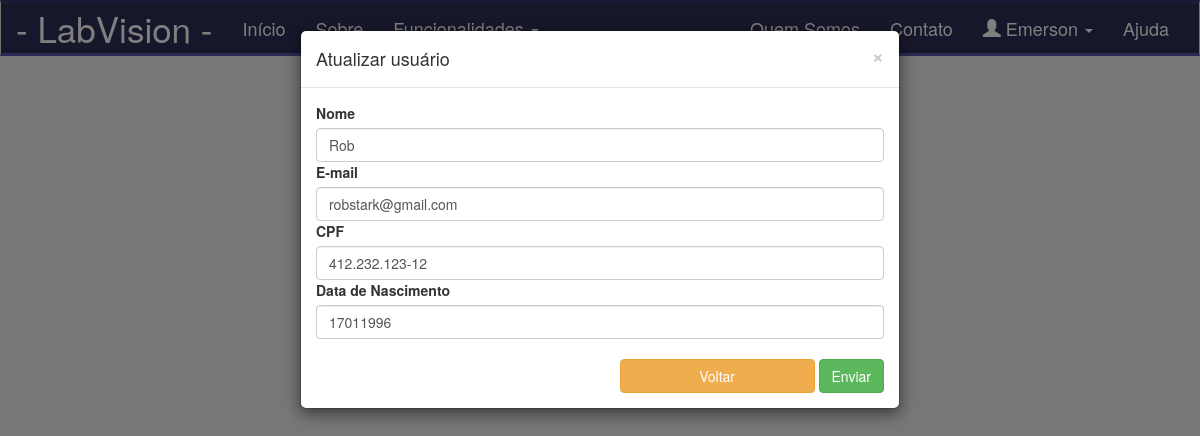
Page /atualizar-usuario/2 (signed in) on the committed database.
### app/models/tables.py (models this page shows, shortened)
class Pessoa(db.Model):
    __tablename__ = "pessoas"
    id = db.Column(db.Integer, primary_key=True)
    nome = db.Column(db.String(50))

class Usuario(Pessoa, db.Model):
    __tablename__ = "usuarios"
    id = db.Column(db.Integer, primary_key=True)
    email = db.Column(db.String(50))
    senha = db.Column(db.String(20))
    cpf = db.Column(db.String(20))
    dt_nascimento = db.Column(db.String(20))
    status = db.Column(db.Boolean())
    pessoa = db.Column(db.Integer, db.ForeignKey('pessoas.id'))
    def get_id(self):
        return str(self.id)

### app/controllers/default.py (the view, shortened to what this page needs)
@app.route('/atualizar-usuario/<int:id>', methods=['GET', 'POST'])
@app.route('/atualizar-usuario', methods=['POST'])
def atualizar_usuario(id=None):
    if not current_user.get_id():
        return redirect(url_for('login'))
    if id != None and request.method == "GET":
        usuario = Usuario.query.filter_by(id=id).first()
        form = CadastrarUsuarioForm()
        return render_template('usuario/atualizar-usuario.html', form=form, usuario=usuario)

### app/models/forms.py
class CadastrarUsuarioForm(FlaskForm):
    nome = StringField("email", validators=[DataRequired()])
    email = StringField("email", validators=[DataRequired()])
    senha = PasswordField("senha", validators=[DataRequired()])
    cpf = StringField("email", validators=[DataRequired()])
    dt_nascimento = StringField("email", validators=[DataRequired()])

### app/controllers/default.py (called while the page is built)
@login_manager.user_loader
def load_user(id):
    return Usuario.query.filter_by(id=id).first()

### app/templates/usuario/atualizar-usuario.html (shortened to what this page needs)
{% include 'base/head.html' %}
{% include 'base/nav_bar.html' %}
<div id="modal" class="modal dismiss" role="dialog" data-toggle="modal">
    <div class="modal-dialog">
        <div class="modal-content">
            <div class="modal-header">
                <button type="button" class="close" data-dismiss="modal">&times;</button>
                <h4 class="modal-title">Atualizar usuário</h4>
            </div>
            <div class="modal-body">
                <form action="/atualizar-usuario/{{ usuario.id }}" method="POST">
                    <label>Nome</label>
                    {{ form.nome(class="form-control", value=usuario.nome) }}
                    <label>E-mail</label>
                    {{ form.email(class="form-control", value=usuario.email) }}
                    <label>CPF</label>
                    {{ form.cpf(class="form-control", value=usuario.cpf) }}
                    <label>Data de Nascimento</label>
                    {{ form.dt_nascimento(class="form-control", value=usuario.dt_nascimento) }}
                    <br>
                    <div class="btn-meu-modal">
                        <a href="/listar-usuarios">
                            <input class="btn btn-warning" value="Voltar">
                        </a>
                        <input class="btn btn-success" type="submit" value="Enviar">
                    </div>
                </form>
            </div>
        </div>
    </div>
</div>
{% include 'base/footer.html' %}

### app/templates/base/nav_bar.html (shortened to what this page needs)
<div class="container-nav">
    <nav class="navbar navbar-default">
        <div class="container-fluid">
            <div class="navbar-header">
                <a class="navbar-brand nav-titulo" href="/index">- LabVision -</a>
            </div>
            <div class="collapse navbar-collapse" id="navPrincipal">
                <ul class="nav navbar-nav">
                    <li>
                        <a href="/index">Início</a>
                    </li>
                    <li>
                        <a href="/sobre">Sobre</a>
                    </li>
                    <li class="dropdown">
                        <a class="dropdown-toggle" data-toggle="dropdown" href="#">
                            Funcionalidades
                        </a>
                    </li>
                </ul>
                <ul class="nav navbar-nav navbar-right">
                    <li><a href="">Quem Somos</a></li>
                    <li><a href="">Contato</a></li>
                    <li class="dropdown">
                        <a class="dropdown-toggle" data-toggle="dropdown" href="#">
                            <span class="glyphicon glyphicon-user nav-icone-perfil"></span>
                            <span class="nav-icone-perfil">{{current_user.nome}}</span>
                            <span class="caret"></span>
                        </a>
                    </li>
                    <li><a href="/ajuda">Ajuda</a></li>
                </ul>
            </div>
        </div>
    </nav>
</div>

### app/static/css/main.css (style rules this page uses)
body { background-color: #EEEEEE; margin: 0px; padding: 0px; }
.container-fluid > .navbar-header > a { color: #FFFFFF; }
.navbar-default .navbar-nav > li > a { color: #FFFFFF; }
.navbar-default .navbar-nav > li > a:before { color: #FF0000; }
.navbar { background: rgba(1,1,50,.8); width: 100%; }
.navbar-default { float: left; border-radius: 0px; margin-bottom: 0px; font-size: 18px; text-color: #FFFFFF; margin-top: 0px; margin-bottom: 10px; border-bottom: inset 3px rgba(100,100,200,.7); border-top: inset 3px rgba(100,100,200,.7); }
.navbar-brand { font-size: 35px; color: #FF0000; text-color: #FF0000; }
.dropdown { color: #00FF00; }
.btn-meu-modal { text-align: right; border-box: content; }

### rows in the picture
Pessoa: nome "Emerson"
Pessoa: nome "Rob"
Usuario: email "robstark@gmail.com", cpf "412.232.123-12", dt_nascimento "17011996"
